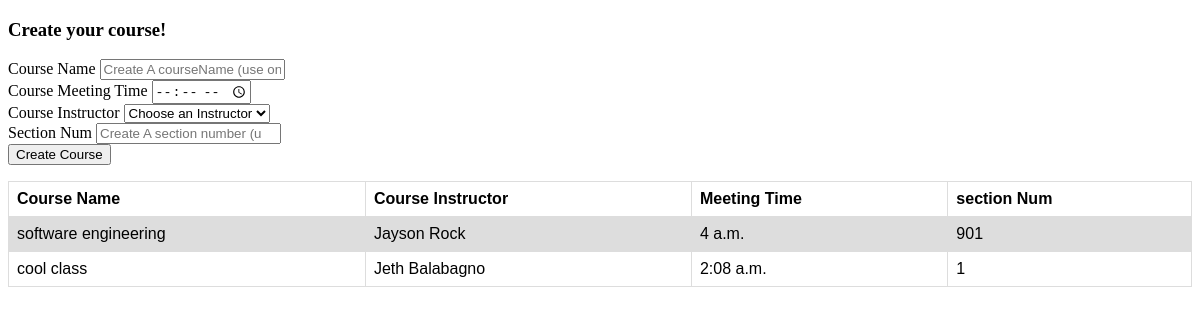
The page /createCourse/ on the database as committed earlier.
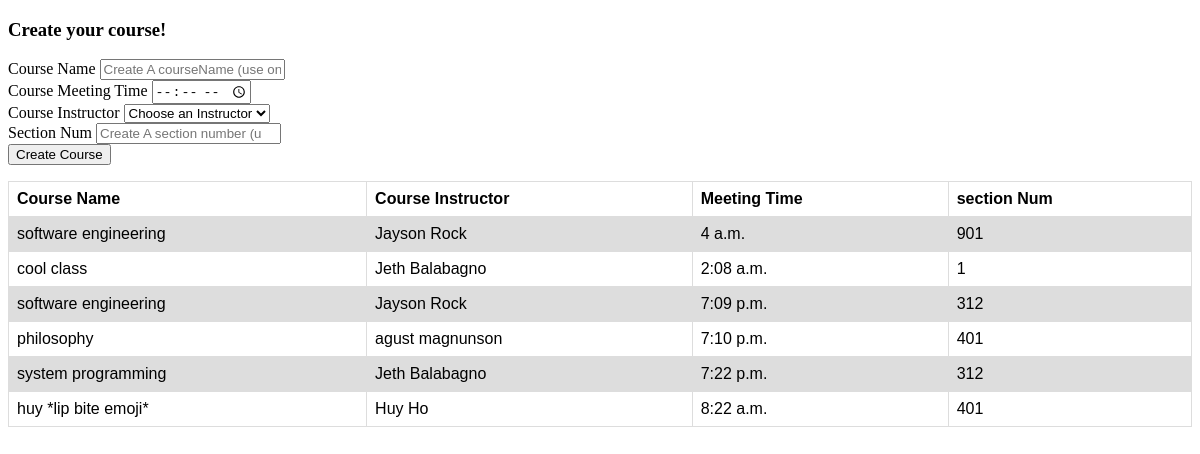
The same page on the database as committed later.
### TA_Scheduling/models.py (models this page shows, shortened)
class course(models.Model):
    courseName = models.CharField(max_length=20)
    courseInstructor = models.CharField(max_length=50)
    meetingTime = models.TimeField()
    sectionNum = models.IntegerField()
    userID = models.ForeignKey(
        MyUser,
        on_delete=models.CASCADE,
        null=True,
    )

### TA_Scheduling/views.py (the view, shortened to what this page needs)
# urls.py: path('createCourse/', Create_Course.as_view()),
class Create_Course(View):
    def get(self, request):
        all_courses = course.objects.all
        all_Ins = MyUser.objects.filter(userType="Instructor")
        return render(request, "createCourse.html", {"all": all_courses,"all_Ins": all_Ins})

### templates/createCourse.html (shortened to what this page needs)
<!DOCTYPE html>
<html lang="en">
<head>
</head>
<body>
<h3>Create your course!</h3>
<form method="post" action="/createCourse/">
    <label for="courseName">Course Name</label>
    <input type="text" class="form-control" id="courseName" name="courseName" placeholder="Create A courseName (use only letters and numbers)" Required>
    <br>
    <label for="courseTime">Course Meeting Time</label>
    <input type="time" class="form-control" id="courseTime" name="courseTime" placeholder="Assign a Course Instructor (use only letters and numbers)" Required>
    <br>
    <label for="userID">Course Instructor</label>
    <select class="form-control" id="userID" name="userID">
            <option selected disabled>Choose an Instructor</option>
    </select>
    <br>
    <label for="sectionNum">Section Num</label>
    <input type="number" class="form-control" id="sectionNum" name="sectionNum" placeholder="Create A section number (use only letters and numbers)" Required>
    <br>
    <input type="submit" value="Create Course">
</form>
<table>
<tr>
    <th>Course Name</th>
<th>Course Instructor</th>
<th>Meeting Time</th>
<th>section Num</th>
</tr>
{% for course in all %}
    <tr>
    <td>{{ course.courseName }}</td>
    <td>{{ course.courseInstructor }}</td>
    <td>{{ course.meetingTime }}</td>
    <td>{{ course.sectionNum }}</td>
    </tr>
{% endfor %}
</table>
</body>
</html>

### templates/createCourse.html (style rules this page uses)
table { font-family: arial, sans-serif; border-collapse: collapse; width: 100%; }
td, th { border: 1px solid #dddddd; text-align: left; padding: 8px; }
tr:nth-child(even) { background-color: #dddddd; }

Rows that differ between the two databases and show on the page:
added course: courseName "software engineering", courseInstructor "Jayson Rock", meetingTime "7:09 p.m.", sectionNum "312"
added course: courseName "philosophy", courseInstructor "agust magnunson", meetingTime "7:10 p.m.", sectionNum "401"
added course: courseName "system programming", courseInstructor "Jeth Balabagno", meetingTime "7:22 p.m.", sectionNum "312"
added course: courseName "huy *lip bite emoji*", courseInstructor "Huy Ho", meetingTime "8:22 a.m.", sectionNum "401"
